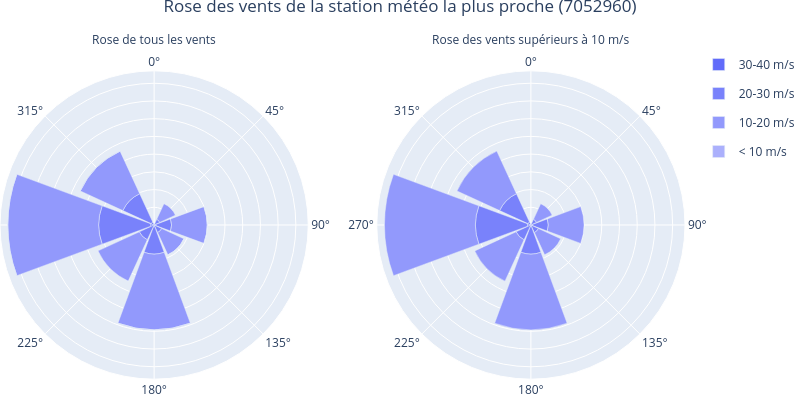
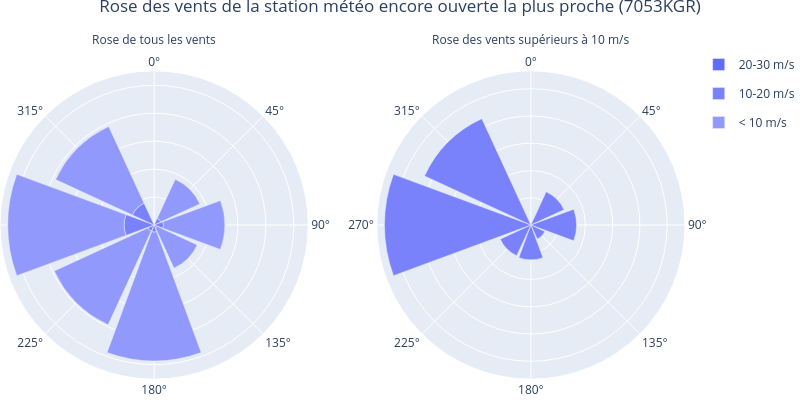
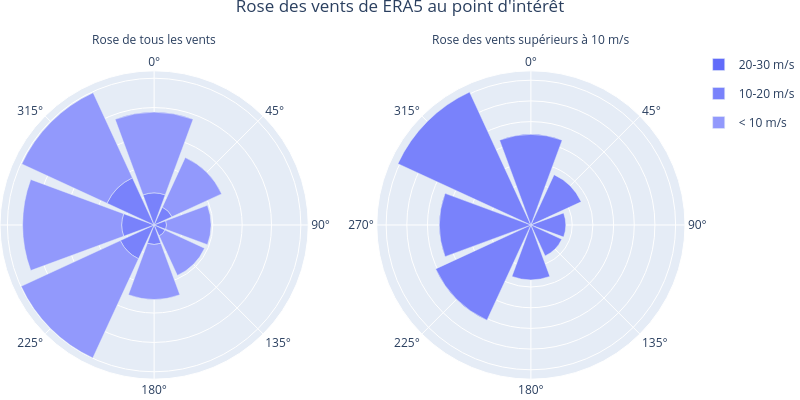

Notebook code cell kept with these figures, in order:
### Markdown cell above
## Détermination du biais et choix de la station

### Code cell
closest_fig = create_wind_rose(
    closest,
    title=f"Rose des vents de la station météo la plus proche ({closest[0,'station_id']})",
)
latest_fig = create_wind_rose(
    latest,
    title=f"Rose des vents de la station météo encore ouverte la plus proche ({latest[0,'station_id']})",
)
era5_fig = create_wind_rose(
    hourly_era5, title="Rose des vents de ERA5 au point d'intérêt"
)
closest_fig.write_image(figures_dir / "closest_rose_des_vents.svg")
latest_fig.write_image(figures_dir / "latest_rose_des_vents.svg")
era5_fig.write_image(figures_dir / "era5_rose_des_vents.svg")
closest_fig.show()
latest_fig.show()
era5_fig.show()

### Figure 1 — Plotly figure (JSON) as saved in the notebook; plotly's stock layout.template omitted (floating-point values rounded to 4 significant figures)
{"data": [{"legendgroup": "30-40 m/s", "marker": {"color": "hsl(236, 94%, 68%)"}, "name": "30-40 m/s", "r": [81, 497, 257, 486, 66, 993, 927], "subplot": "polar", "theta": [45.0, 90.0, 135.0, 180.0, 225.0, 270.0, 315.0], "type": "barpolar"}, {"legendgroup": "20-30 m/s", "marker": {"color": "hsl(236, 94%, 73%)"}, "name": "20-30 m/s", "r": [1678, 4422, 2100, 7719, 4528, 14643, 8794], "subplot": "polar", "theta": [45.0, 90.0, 135.0, 180.0, 225.0, 270.0, 315.0], "type": "barpolar"}, {"legendgroup": "10-20 m/s", "marker": {"color": "hsl(236, 94%, 78%)"}, "name": "10-20 m/s", "r": [4856, 10059, 6904, 21335, 12844, 25669, 13236], "subplot": "polar", "theta": [45.0, 90.0, 135.0, 180.0, 225.0, 270.0, 315.0], "type": "barpolar"}, {"legendgroup": "< 10 m/s", "marker": {"color": "hsl(236, 94%, 83%)"}, "name": "< 10 m/s", "r": [9, 4, 7, 16, 31], "subplot": "polar", "theta": [90.0, 135.0, 180.0, 270.0, 315.0], "type": "barpolar"}, {"legendgroup": "30-40 m/s", "marker": {"color": "hsl(236, 94%, 68%)"}, "name": "30-40 m/s", "r": [81, 497, 257, 486, 66, 993, 927], "showlegend": false, "subplot": "polar2", "theta": [45.0, 90.0, 135.0, 180.0, 225.0, 270.0, 315.0], "type": "barpolar"}, {"legendgroup": "20-30 m/s", "marker": {"color": "hsl(236, 94%, 73%)"}, "name": "20-30 m/s", "r": [1678, 4422, 2100, 7719, 4528, 14643, 8794], "showlegend": false, "subplot": "polar2", "theta": [45.0, 90.0, 135.0, 180.0, 225.0, 270.0, 315.0], "type": "barpolar"}, {"legendgroup": "10-20 m/s", "marker": {"color": "hsl(236, 94%, 78%)"}, "name": "10-20 m/s", "r": [4856, 10059, 6904, 21335, 12844, 25669, 13236], "showlegend": false, "subplot": "polar2", "theta": [45.0, 90.0, 135.0, 180.0, 225.0, 270.0, 315.0], "type": "barpolar"}], "layout": {"annotations": [{"showarrow": false, "text": "Rose de tous les vents", "x": 0.225, "xanchor": "center", "xref": "paper", "y": 1, "yanchor": "bottom", "yref": "paper"}, {"showarrow": false, "text": "Rose des vents supérieurs à 10 m/s", "x": 0.775, "xanchor": "center", "xref": "paper", "y": 1, "yanchor": "bottom", "yref": "paper"}], "barmode": "stack", "height": 400, "legend": {"y": 1, "yanchor": "top"}, "margin": {"autoexpand": true, "b": 0, "l": 0, "r": 0, "t": 50}, "polar": {"angularaxis": {"direction": "clockwise", "rotation": 90}, "domain": {"x": [0, 0.45]}, "radialaxis": {"showline": false, "showticklabels": false}}, "polar2": {"angularaxis": {"direction": "clockwise", "rotation": 90}, "domain": {"x": [0.55, 1]}, "radialaxis": {"showline": false, "showticklabels": false}}, "title": {"text": "Rose des vents de la station météo la plus proche (7052960)", "x": 0.5, "xanchor": "center", "y": 1, "yanchor": "top"}, "width": 800}}

### Figure 2 — Plotly figure (JSON) as saved in the notebook; plotly's stock layout.template omitted (floating-point values rounded to 4 significant figures)
{"data": [{"legendgroup": "20-30 m/s", "marker": {"color": "hsl(236, 94%, 68%)"}, "name": "20-30 m/s", "r": [22, 9, 3, 11, 52, 55], "subplot": "polar", "theta": [45.0, 90.0, 135.0, 225.0, 270.0, 315.0], "type": "barpolar"}, {"legendgroup": "10-20 m/s", "marker": {"color": "hsl(236, 94%, 73%)"}, "name": "10-20 m/s", "r": [2658, 3342, 1125, 2552, 2465, 10693, 8540], "subplot": "polar", "theta": [45.0, 90.0, 135.0, 180.0, 225.0, 270.0, 315.0], "type": "barpolar"}, {"legendgroup": "< 10 m/s", "marker": {"color": "hsl(236, 94%, 78%)"}, "name": "< 10 m/s", "r": [15358, 21935, 15884, 46140, 36886, 41676, 30232], "subplot": "polar", "theta": [45.0, 90.0, 135.0, 180.0, 225.0, 270.0, 315.0], "type": "barpolar"}, {"legendgroup": "20-30 m/s", "marker": {"color": "hsl(236, 94%, 68%)"}, "name": "20-30 m/s", "r": [22, 9, 3, 11, 52, 55], "showlegend": false, "subplot": "polar2", "theta": [45.0, 90.0, 135.0, 225.0, 270.0, 315.0], "type": "barpolar"}, {"legendgroup": "10-20 m/s", "marker": {"color": "hsl(236, 94%, 73%)"}, "name": "10-20 m/s", "r": [2658, 3342, 1125, 2552, 2465, 10693, 8540], "showlegend": false, "subplot": "polar2", "theta": [45.0, 90.0, 135.0, 180.0, 225.0, 270.0, 315.0], "type": "barpolar"}], "layout": {"annotations": [{"showarrow": false, "text": "Rose de tous les vents", "x": 0.225, "xanchor": "center", "xref": "paper", "y": 1, "yanchor": "bottom", "yref": "paper"}, {"showarrow": false, "text": "Rose des vents supérieurs à 10 m/s", "x": 0.775, "xanchor": "center", "xref": "paper", "y": 1, "yanchor": "bottom", "yref": "paper"}], "barmode": "stack", "height": 400, "legend": {"y": 1, "yanchor": "top"}, "margin": {"autoexpand": true, "b": 0, "l": 0, "r": 0, "t": 50}, "polar": {"angularaxis": {"direction": "clockwise", "rotation": 90}, "domain": {"x": [0, 0.45]}, "radialaxis": {"showline": false, "showticklabels": false}}, "polar2": {"angularaxis": {"direction": "clockwise", "rotation": 90}, "domain": {"x": [0.55, 1]}, "radialaxis": {"showline": false, "showticklabels": false}}, "title": {"text": "Rose des vents de la station météo encore ouverte la plus proche (7053KGR)", "x": 0.5, "xanchor": "center", "y": 1, "yanchor": "top"}, "width": 800}}

### Figure 3 — Plotly figure (JSON) as saved in the notebook; plotly's stock layout.template omitted (floating-point values rounded to 4 significant figures)
{"data": [{"legendgroup": "20-30 m/s", "marker": {"color": "hsl(236, 94%, 68%)"}, "name": "20-30 m/s", "r": [83, 37, 54, 72, 41, 110, 139, 87], "subplot": "polar", "theta": [45.0, 90.0, 135.0, 180.0, 225.0, 270.0, 315.0, 360.0], "type": "barpolar"}, {"legendgroup": "10-20 m/s", "marker": {"color": "hsl(236, 94%, 73%)"}, "name": "10-20 m/s", "r": [13315, 8402, 8172, 13188, 25312, 22001, 35268, 21787], "subplot": "polar", "theta": [45.0, 90.0, 135.0, 180.0, 225.0, 270.0, 315.0, 360.0], "type": "barpolar"}, {"legendgroup": "< 10 m/s", "marker": {"color": "hsl(236, 94%, 78%)"}, "name": "< 10 m/s", "r": [37260, 30315, 29634, 37435, 74434, 67522, 63909, 54903], "subplot": "polar", "theta": [45.0, 90.0, 135.0, 180.0, 225.0, 270.0, 315.0, 360.0], "type": "barpolar"}, {"legendgroup": "20-30 m/s", "marker": {"color": "hsl(236, 94%, 68%)"}, "name": "20-30 m/s", "r": [83, 37, 54, 72, 41, 110, 139, 87], "showlegend": false, "subplot": "polar2", "theta": [45.0, 90.0, 135.0, 180.0, 225.0, 270.0, 315.0, 360.0], "type": "barpolar"}, {"legendgroup": "10-20 m/s", "marker": {"color": "hsl(236, 94%, 73%)"}, "name": "10-20 m/s", "r": [13315, 8402, 8172, 13188, 25312, 22001, 35268, 21787], "showlegend": false, "subplot": "polar2", "theta": [45.0, 90.0, 135.0, 180.0, 225.0, 270.0, 315.0, 360.0], "type": "barpolar"}], "layout": {"annotations": [{"showarrow": false, "text": "Rose de tous les vents", "x": 0.225, "xanchor": "center", "xref": "paper", "y": 1, "yanchor": "bottom", "yref": "paper"}, {"showarrow": false, "text": "Rose des vents supérieurs à 10 m/s", "x": 0.775, "xanchor": "center", "xref": "paper", "y": 1, "yanchor": "bottom", "yref": "paper"}], "barmode": "stack", "height": 400, "legend": {"y": 1, "yanchor": "top"}, "margin": {"autoexpand": true, "b": 0, "l": 0, "r": 0, "t": 50}, "polar": {"angularaxis": {"direction": "clockwise", "rotation": 90}, "domain": {"x": [0, 0.45]}, "radialaxis": {"showline": false, "showticklabels": false}}, "polar2": {"angularaxis": {"direction": "clockwise", "rotation": 90}, "domain": {"x": [0.55, 1]}, "radialaxis": {"showline": false, "showticklabels": false}}, "title": {"text": "Rose des vents de ERA5 au point d'intérêt", "x": 0.5, "xanchor": "center", "y": 1, "yanchor": "top"}, "width": 800}}
